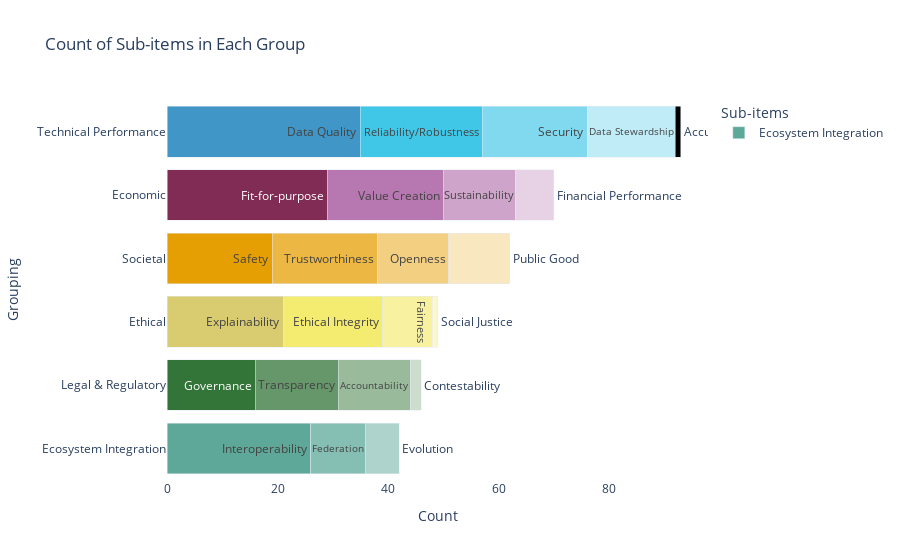

Notebook source saved alongside this figure:
### Code cell
# Example usage:
group_properties = {
    'Technical Performance': [
        'Data Quality', 'Reliability/Robustness', 'Security', 
        'Resilience/ Fault tolerance', 'Data Stewardship', 'Accuracy'
    ],
    'Ecosystem Integration': [
        'Interoperability', 'Evolution', 'Federation'
    ],
    'Ethical': [
        'Explainability', 'Ethical Integrity', 'Sustainability', 
        'Fairness', 'Social Justice'
    ],
    'Societal': [
        'Openness', 'Safety', 'Public Good', 'Trustworthiness'
    ],
    'Economic': [
        'Fit-for-purpose', 'Financial Performance', 'Value Creation', 'Sustainability'
    ],
    'Legal & Regulatory': [
        'Governance', 'Contestability', 'Transparency', 'Accountability'
    ]
}

# Define the primary colors to be used for each group
primary_colors = [
    ["#5DA899", "#85BEB2", "#AED3CC", "#D6E9E5"],  # Teal
    ["#337538", "#66976A", "#99BA9B", "#CCDCCD"],  # Greens
    ["#D9CC70", "#F4EB71", "#F7F1A0", "#FBF8D0"],  # Yellow
    [ "#E69F03", "#ECB742", "#F2CF81", "#F9E7C0"],# Oranges
    ["#812C55",'#B777B0','#CFA4CA','#E7D2E5'], #Purples
    ["#4096C7", "#40C7E7", "#80D9EF","#BFECF7"]  #Blues
]

stacked_barplot(df_exploded, 'assured_properties_combined', group_properties, category_order=['Ecosystem Integration','Legal & Regulatory','Ethical','Societal','Economic','Technical Performance'], palette=primary_colors)

### Figure 1 — Plotly figure (JSON) as saved in the notebook; plotly's stock layout.template omitted (floating-point values rounded to 4 significant figures)
{"data": [{"marker": {"color": ["#5DA899", "#85BEB2", "#AED3CC"]}, "name": "Ecosystem Integration", "orientation": "h", "showlegend": true, "text": ["Interoperability", "Federation", "Evolution"], "textposition": "auto", "type": "bar", "x": [26, 10, 6], "y": ["Ecosystem Integration", "Ecosystem Integration", "Ecosystem Integration"]}, {"marker": {"color": ["#337538", "#66976A", "#99BA9B", "#CCDCCD"]}, "name": "Legal & Regulatory", "orientation": "h", "showlegend": false, "text": ["Governance", "Transparency", "Accountability", "Contestability"], "textposition": "auto", "type": "bar", "x": [16, 15, 13, 2], "y": ["Legal & Regulatory", "Legal & Regulatory", "Legal & Regulatory", "Legal & Regulatory"]}, {"marker": {"color": ["#D9CC70", "#F4EB71", "#F7F1A0", "#FBF8D0"]}, "name": "Ethical", "orientation": "h", "showlegend": false, "text": ["Explainability", "Ethical Integrity", "Fairness", "Social Justice"], "textposition": "auto", "type": "bar", "x": [21, 18, 9, 1], "y": ["Ethical", "Ethical", "Ethical", "Ethical"]}, {"marker": {"color": ["#E69F03", "#ECB742", "#F2CF81", "#F9E7C0"]}, "name": "Societal", "orientation": "h", "showlegend": false, "text": ["Safety", "Trustworthiness", "Openness", "Public Good"], "textposition": "auto", "type": "bar", "x": [19, 19, 13, 11], "y": ["Societal", "Societal", "Societal", "Societal"]}, {"marker": {"color": ["#812C55", "#B777B0", "#CFA4CA", "#E7D2E5"]}, "name": "Economic", "orientation": "h", "showlegend": false, "text": ["Fit-for-purpose", "Value Creation", "Sustainability", "Financial Performance"], "textposition": "auto", "type": "bar", "x": [29, 21, 13, 7], "y": ["Economic", "Economic", "Economic", "Economic"]}, {"marker": {"color": ["#4096C7", "#40C7E7", "#80D9EF", "#BFECF7"]}, "name": "Technical Performance", "orientation": "h", "showlegend": false, "text": ["Data Quality", "Reliability/Robustness", "Security", "Data Stewardship", "Accuracy"], "textposition": "auto", "type": "bar", "x": [35, 22, 19, 16, 1], "y": ["Technical Performance", "Technical Performance", "Technical Performance", "Technical Performance", "Technical Performance"]}], "layout": {"barmode": "stack", "legend": {"title": {"text": "Sub-items"}}, "plot_bgcolor": "rgba(0,0,0,0)", "showlegend": true, "title": {"text": "Count of Sub-items in Each Group"}, "xaxis": {"title": {"text": "Count"}}, "yaxis": {"categoryarray": ["Ecosystem Integration", "Legal & Regulatory", "Ethical", "Societal", "Economic", "Technical Performance"], "categoryorder": "array", "title": {"text": "Grouping"}}}}
